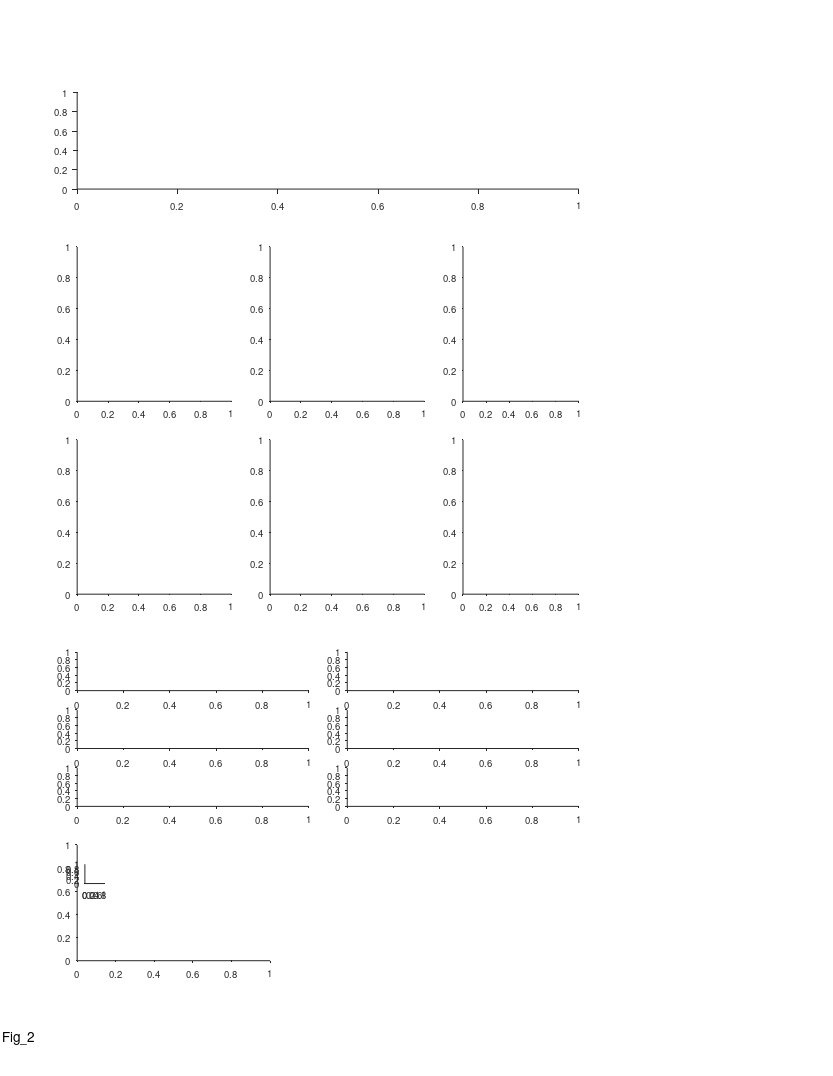

MATLAB code to generate this figure: (Note: this script raises an error after producing the figure.)
%% Replay - Fig 2( new) - replay at single-units level
%%
clear 
clc
close all

%% plotting options
ii_cat = 3; % pooled
params_opt = 11;
seq_examples_list = [ ...FR_peaks_loc
    struct('exp_ID','b0184_d191205', 'ii_dir',1, 'ii_seq', 18, 'ii_FE', 9);...%  FE=2/5/9/18/26/27/31,  best=9
    struct('exp_ID','b0184_d191205', 'ii_dir',1, 'ii_seq', 28, 'ii_FE', 30);...% FE=20/30/31,           best=30
    ];
norm_FR_matrix_per_cell = 1;
undetected_field_cell_ID = 'b0184_d191205_TT12_SS02';
undetected_field_map_ii_dir = 1;
undetected_field_loc = 36.2;

tuning_corr_cell_examples_list = [...
    struct('cell_num',2070, 'ii_dir', 2),... % 1540
    struct('cell_num',2046, 'ii_dir', 1),... % 1017
    struct('cell_num',1297, 'ii_dir', 1),... %  499
    struct('cell_num', 796, 'ii_dir', 1),... %  211
    struct('cell_num',2044, 'ii_dir', 1),... % 1490
    struct('cell_num',2055, 'ii_dir', 1),... % 1020
struct('cell_num', 999, 'ii_dir', 2),... %  1309
struct('cell_num',2181, 'ii_dir', 2),... %  1560
struct('cell_num',1387, 'ii_dir', 2),... %  1379
struct('cell_num',2044, 'ii_dir', 1),... %  1016
struct('cell_num', 525, 'ii_dir', 1),... %    72
struct('cell_num',1607, 'ii_dir', 1),... %   746
    struct('cell_num',2070, 'ii_dir', 1),... %  1022
    struct('cell_num', 752, 'ii_dir', 1),... %   178
    struct('cell_num',1450, 'ii_dir', 2),... %  1395
    struct('cell_num',1406, 'ii_dir', 2),... %  1383
    struct('cell_num',1984, 'ii_dir', 1),... %   853
    struct('cell_num',2055, 'ii_dir', 1),... %  1020
struct('cell_num',1066, 'ii_dir', 2),... %  1329
struct('cell_num',2107, 'ii_dir', 1),... %  1059
struct('cell_num',2046, 'ii_dir', 1),... %  1017
struct('cell_num',1832, 'ii_dir', 1),... %   830
struct('cell_num',2104, 'ii_dir', 2),... %  1552
struct('cell_num',1922, 'ii_dir', 2),... %  1490
    struct('cell_num',1074, 'ii_dir', 2),... %  1331
    struct('cell_num',2148, 'ii_dir', 1),... %  1064
    struct('cell_num',2070, 'ii_dir', 2),... %  1540
    struct('cell_num', 796, 'ii_dir', 1),... %   211
    struct('cell_num', 830, 'ii_dir', 1),... %   216
    struct('cell_num',1680, 'ii_dir', 1),... %   766
struct('cell_num',1738, 'ii_dir', 2),... %  1444
struct('cell_num',2117, 'ii_dir', 2),... %  1554
struct('cell_num',1297, 'ii_dir', 1),... %   499
struct('cell_num',1738, 'ii_dir', 2),... %  1444
struct('cell_num',2117, 'ii_dir', 2),... %  1554
struct('cell_num',1297, 'ii_dir', 1),... %   499
];
panel_d_opt = 6;
tuning_corr_cell_examples_list = tuning_corr_cell_examples_list([1:6]+(panel_d_opt-1)*6);

%% graphics params
spikes_tick_height = 10;

%% define output files
res_dir =  'L:\paper_replay\figures';
mkdir(res_dir)
fig_name_str = 'Fig_2';
fig_caption_str = 'single unit activity during replays';
log_name_str = [fig_name_str '_log_file' '.txt'];
log_name_str = strrep(log_name_str , ':', '-');
log_name_str = strrep(log_name_str , ' ', '_');
log_name_out = fullfile(res_dir, log_name_str);

%% open log file
diary off
diary(log_name_out)
diary on
disp('Log file');
disp(['created: ', datestr(clock)]);
disp('======================================================');
disp([fig_name_str ':' fig_caption_str]);   
disp('======================================================');
disp('');

%% create figure
% figure_size_cm = [21.0 29.7]; % ~A4
figure_size_cm = [21.6 27.9]; % ~US letter
close all
fig = figure;
% Some WYSIWYG options:
set(gcf,'DefaultAxesFontSize',7);
set(gcf,'DefaultAxesFontName','helvetica');
set(gcf,'DefaultAxesUnits','centimeters');
set(gcf,'PaperType','usletter')
% set(gcf,'PaperType','<custom>');
set(gcf,'PaperUnits','centimeters','PaperPosition',[0 0 figure_size_cm]);
set(gcf,'PaperOrientation','portrait');
set(gcf,'Units','centimeters','Position',get(gcf,'paperPosition')+[0 0 0 0]); % position on screen...
set(gcf, 'Renderer', 'painters');
% set(gcf, 'color', 'none');
set(groot, 'defaultAxesColor','None')
set(groot, 'defaultAxesTickDir', 'out');
set(groot,  'defaultAxesTickDirMode', 'manual');
annotation('textbox', [0.5 1 0 0], 'String',fig_name_str, 'HorizontalAlignment','center','Interpreter','none', 'FitBoxToText','on');

% create panels
clear panels

panels{1}(1) = axes('position', [2 23 13 2.5]);
x = [2 7 12];
y = 17.5;
panels{2}(1,1) = axes('position', [x(1) y 4 4]);
panels{2}(1,2) = axes('position', [x(2) y 4 4]);
panels{2}(1,3) = axes('position', [x(3) y 3 4]);
y = 12.5;
panels{2}(2,1) = axes('position', [x(1) y 4 4]);
panels{2}(2,2) = axes('position', [x(2) y 4 4]);
panels{2}(2,3) = axes('position', [x(3) y 3 4]);
x = [2 9];
y = [3 1.5 0]+7;
w = 6;
h = 1.0;
for ii_x = 1:length(x)
    for ii_y = 1:length(y)
        panels{3}(ii_x,ii_y) = axes('position', [x(ii_x) y(ii_y) w h]);
    end
end
panels{3} = panels{3}(:);
x = 2;
y = 3;
panels{4}(1) = axes('position', [x y 5 3]);
panels{4}(2) = axes('position', [x+0.2 y+2 .5 .5]);

% w = 5;
% h = 3;
% x = 3;
% y = 6+[0 4 8 12 12];
% y = flip(y);
% panels{1}(1,1) = axes('position', [x y(1) w h]);
% panels{1}(1,2) = axes('position', [x y(2) w h]);
% panels{1}(1,3) = axes('position', [x y(3) w h]);
% panels{1}(1,4) = axes('position', [x y(4) w h]);
% panels{1}(1,5) = axes('position', [x y(5) w h]);
% x = x + 8;
% panels{1}(2,1) = axes('position', [x y(1) w h]);
% panels{1}(2,2) = axes('position', [x y(2) w h]);
% panels{1}(2,3) = axes('position', [x y(3) w h]);
% panels{1}(2,4) = axes('position', [x y(4) w h]);
% panels{1}(2,5) = axes('position', [x y(5) w h]);
% 
% x = 3;
% y = 5;
% panels{2}(1) = axes('position', [x y w h]);
% panels{2}(2) = axes('position', [x+0.2 y+2 .5 .5]);

total_offset = [0 0];
for ii = 1:length(panels)
    subpanels = panels{ii};
    subpanels = subpanels(:);
    for jj = 1:length(subpanels)
        subpanels(jj).Position([1 2]) = subpanels(jj).Position([1 2]) + total_offset;
    end
end

%%
for ii_ex = 1:length(seq_examples_list)
    
    %% load cells data
    ex = seq_examples_list(ii_ex);
    exp_ID = ex.exp_ID;
    ii_dir = ex.ii_dir;
    ii_seq = ex.ii_seq;
    ii_FE = ex.ii_FE;
    cells_t = DS_get_cells_summary();
    cells_exp_ID = cellfun(@(c)DS_get_exp_ID_from_cell_ID(c),cells_t.cell_ID,'UniformOutput',false);
    TF = string(cells_exp_ID) == string(exp_ID);
    cells_t(~TF,:)=[];
    cells = cellfun(@(c)(cell_load_data(c,'details')), cells_t.cell_ID, 'UniformOutput',1);
    details = [cells.details];
    details(~contains({details.brain_area}, {'CA1','CA3'})) = [];
    details(~ismember([details.ClusterQuality], [2])) = [];
    cells_t = cells_t({details.cell_ID},:);
    cells = cellfun(@(c)cell_load_data(c,'details','signif','inclusion'),cells_t.cell_ID);
    clear cells_t
    inclusion = cat(1,cells.inclusion);
    cells(~[inclusion(:,1).pyr])=[];
    details = [cells.details];
    cells = cellfun(@(c)cell_load_data(c,'details','signif','inclusion','fields','FR_map','replay_FR_map','spikes','FE'),{details.cell_ID});
    inclusion = cat(1,cells.inclusion);
    signif = cat(1,cells.signif);

    %% get relevant cells for map direction
    inclusion_dir = inclusion(:,ii_dir);
    signif_dir = signif(:,ii_dir);
    TF = [inclusion_dir.TF];
    TF = TF & [signif_dir.SI_thr_shuffle];
    TF = TF & [signif_dir.SI_thr_signif];
    cells_dir = cells(TF);
    nCellsDir = length(cells_dir);
    events = cells_dir(1).replay_FR_map.replay_PSTH_all(ii_cat,ii_dir).events;
    seqs = [events.seq_model];

    %% manually add the undetected field 
    for ii_cell = 1:nCellsDir
        if strcmp(cells_dir(ii_cell).details.cell_ID , undetected_field_cell_ID)
            fields = cells_dir(ii_cell).fields{undetected_field_map_ii_dir};
            new_field = fields(1);
            new_field.loc = undetected_field_loc;
            fields(end+1) = new_field;
            [~,sorted_field_locs] = sort([fields.loc],'ascend');
            fields = fields(sorted_field_locs);
            cells_dir(ii_cell).fields{undetected_field_map_ii_dir} = fields;
        end
    end

    %% sort cells for FR plots, according to first field
    first_field_locs_all_cells = [];
    xlimits = [7 75];
    for ii_cell = 1:nCellsDir
        cell = cells_dir(ii_cell);
        cell_fields = cell.fields{ii_dir};
        field_locs = [cell_fields.loc];
        field_locs(field_locs<xlimits(1) | field_locs>xlimits(2)) =  [];
        first_field_locs_all_cells(ii_cell) = field_locs(1);
    end
    [~, sort_cells_IX] = sort(first_field_locs_all_cells,'ascend');
    cells_dir = cells_dir(sort_cells_IX);

    %% choose colors for cells
    clrs = distinguishable_colors(nCellsDir);
%     rng(1);
%     clrs_order = randperm(nCellsDir);
    clrs_order = [1 3 2 4 5];
%     clrs_order = 1:5;
    clrs = clrs(clrs_order,:);

    %% get the relevant seq
    seq = seqs(ii_seq);
    event = events(ii_seq);
    seq_ts = [seq.start_ts seq.end_ts];
    seq_pos = [seq.start_pos seq.end_pos];
    seq_pos_limits = sort(seq_pos,'ascend');


    %% plot cells FR map
    xlimits = [7 75];
    if ii_ex == 1
        axes(panels{1}(1))
        cla reset
        hold on
        for ii_cell = length(cells_dir):-1:1
            cell = cells_dir(ii_cell);
            FR = cell.FR_map(ii_dir).all;
            x = FR.bin_centers;
            y = FR.PSTH;
            IX = x>xlimits(1) & x<xlimits(2);
            y = y./max(y(IX))*1.2;
            y = y + ii_cell*0.2;
            plot(x,y, 'Color', clrs(ii_cell,:),'LineWidth',2);
            text(xlimits(1)-2, ii_cell*0.2, "Cell "+ii_cell, 'FontSize',6, 'HorizontalAlignment','right','Units','data','Color',clrs(ii_cell,:),'FontWeight','bold')
        end
        xlim(xlimits)
        xlabel('Position (m)')
        ylabel('firing rate (norm.)')
        hax=gca;
        hax.XRuler.TickLength(1) = 0.009;
        hax.YRuler.TickLength(1) = 0.007;
        hax.XRuler.TickLabelGapOffset = -2;
        hax.YRuler.TickLabelGapOffset = 1;
        hax.YAxis.Visible = 'off';
    end

    %% plot cells FR map (zoom in to seq_pos)
    axes(panels{2}(ii_ex,3))
    cla reset
    hold on
    for ii_cell = length(cells_dir):-1:1
        cell = cells_dir(ii_cell);
        FR = cell.FR_map(ii_dir).all;
        x = FR.bin_centers;
        y = FR.PSTH;
        IX = x>seq_pos(1) & x<seq_pos(2);
        y = y./max(y(IX))*1;
        y = y + ii_cell*0.2;
        plot(y,x, 'Color', clrs(ii_cell,:),'LineWidth',.5);
    end
    ylim(seq_pos)
    xlabel('firing rate (norm.)')
%     ylabel('Position (m)')
    hax=gca;
    hax.XRuler.TickLength(1) = 0.02;
    hax.YRuler.TickLength(1) = 0.01;
    hax.XRuler.TickLabelGapOffset = -2;
    hax.YRuler.TickLabelGapOffset = 1;
    hax.XAxis.Visible = 'off';

    %% arrange data for plotting
    XX = {};
    YY = {};
    YY2 = {};
    ZZ = {};
    TFTF = {};
    nFieldsInvolved = 0;
    allFieldLocs = [];
    fieldsCellnum = [];
    for ii_cell = 1:nCellsDir
        cell = cells_dir(ii_cell);
        fields = cell.fields{ii_dir};
        if isempty(fields)
            continue;
        end
        fields_edges = cat(1,fields.edges_prc);
        fields_TF = false(size(fields));
        for ii_field = 1:length(fields)
            field_int = fixed.Interval( fields_edges(ii_field,1),fields_edges(ii_field,1) );
            replay_int = fixed.Interval(seq_pos_limits(1),seq_pos_limits(2));
            fields_TF(ii_field) = overlaps(field_int,replay_int);
        end
        fields = fields(fields_TF);
        if isempty(fields)
            continue;
        end
        [~,~,x,~] = get_data_in_ti(cell.spikes.ts, seq_ts);
        if isempty(x)
            continue;
        end
        y = [fields.loc];
        y2 = [1:length(fields)]+nFieldsInvolved;
        nFieldsInvolved = nFieldsInvolved + length(fields);
        z = [fields.width_prc];
        allFieldLocs = [allFieldLocs y];
        fieldsCellnum = [fieldsCellnum ii_cell*ones(1,length(fields))];
        expected_spikes_loc = interp1(seq_ts,seq_pos, x, 'linear');
        
        [X,Y] = meshgrid(x, y);
        [X,Y2] = meshgrid(x, y2);
        [X,Z] = meshgrid(x, z);
        TF = false(size(Y));
        [~,nearest_field_per_spike] = min(abs(Y-expected_spikes_loc),[],1);
        IND = sub2ind(size(TF),nearest_field_per_spike,1:length(x));
        TF(IND) = true;
        
        X = X(:);
        Y = Y(:);
        Y2 = Y2(:);
        Z = Z(:);
        TF = TF(:);
        XX{ii_cell} = X;
        YY{ii_cell} = Y;
        YY2{ii_cell} = Y2;
        ZZ{ii_cell} = Z;
        TFTF{ii_cell} = TF;
    end
    XXX = cat(1,XX{:});
    YYY = cat(1,YY{:});
    YYY2 = cat(1,YY2{:});
    ZZZ = cat(1,ZZ{:});
    TFTFTF = logical(cat(1,TFTF{:}));
    mark_height = interp1([min(ZZZ) max(ZZZ)],[20 50],ZZZ,'linear');

    if isnan(event.rest_ball_num)
        epoch_type = 'sleep';
    else
        epoch_type = 'rest';
    end
    fprintf('epoch type = %s (#%d)\n',epoch_type,event.epoch_num)
    decode = decoding_load_data(exp_ID, epoch_type, params_opt);
    seq_ts_with_margin = seq_ts + [-1 1].*1e6*0.1;
    decode_IX = find(decode.time > seq_ts_with_margin(1) & decode.time < seq_ts_with_margin(2));
    decode_posterior = squeeze(decode.posterior(:,event.state_num,decode_IX));
    decode_time = decode.time(decode_IX);
    decode_pos = decode.pos;

    %% plot seq spikes
%     % this panel is made of two panels: 1) posterior imagesc and 2) spikes
%     axes(panels{2}(ii_ex,1))
%     cla reset
%     hold on
%     imagesc(decode_time, decode_pos, decode_posterior);
%     axis tight
%     hax=gca;
%     hax.Colormap = flip(gray);
%     rescale_plot_data('x',[1e-6 seq_ts(1)])
%     ylimits = seq_pos_limits + [-1 1].*0.1*range(seq_pos_limits);
%     ylim(ylimits);
%     ylabel('Position (m)')
%     title(sprintf('%s dir:%d seq:%d',exp_ID,ii_dir,ii_seq),'Interpreter','none');

    axes(panels{2}(ii_ex,2))
    cla reset
    hold on
    plot(seq_ts, seq_pos, '-r');
    hax=gca;
    hax.Colormap = clrs;
%     hsc = scatter(XXX(~TFTFTF),YYY(~TFTFTF),[],fieldsCellnum(YYY2(~TFTFTF))','|','LineWidth',0.5,'SizeData',mark_height(~TFTFTF));
%     hsc = scatter(XXX(TFTFTF),YYY(TFTFTF),[],fieldsCellnum(YYY2(TFTFTF))','|','LineWidth',2.5,'SizeData',mark_height(TFTFTF));
    hsc = scatter(XXX(~TFTFTF),YYY(~TFTFTF),[],fieldsCellnum(YYY2(~TFTFTF))','|','LineWidth',0.5,'SizeData',spikes_tick_height);
    x = XXX(TFTFTF);
    y = YYY(TFTFTF);
    c = fieldsCellnum(YYY2(TFTFTF))';
    rng_opts = [0 27];
    rng(rng_opts(ii_ex)); % 11 12 16 27 47
    rand_order_IX = randperm(length(x));
    x = x(rand_order_IX);
    y = y(rand_order_IX);
    c = c(rand_order_IX);
    hsc = scatter(x,y,[],c,'|','LineWidth',2,'SizeData',spikes_tick_height);
    ylimits = seq_pos_limits + [-1 1].*0.1*range(seq_pos_limits);
    ylim(ylimits);
    xlim(seq_ts)
    rescale_plot_data('x',[1e-6 seq_ts(1)])
    [rho_pearson, pval_pearson] = corr(XXX,YYY,"type","pearson");
    [rho_spearman, pval_spearman] = corr(XXX,YYY,"type","Spearman");
%     xoffset = 1.05;
%     text(xoffset,0.95,sprintf('r=%.2g',rho_pearson),'Units','normalized');
%     text(xoffset,0.83,sprintf('P=%.2g',pval_pearson),'Units','normalized');
%     text(xoffset,0.60,sprintf('\\rho=%.2g',rho_spearman),'Units','normalized');
%     text(xoffset,0.48,sprintf('P=%.2g',pval_spearman),'Units','normalized');
%     text(xoffset,0.30,sprintf('nFields=%d',nFieldsInvolved),'Units','normalized');
    xlabel('Time (s)','units','normalized','position',[0.5 -0.09]);
    if ii_ex == 1
        title('Spiking during replay');
    end
%     ylabel('Position (m)')
%     hax.Color = 'None';
    hax.XRuler.TickLength(1) = 0.02;
    hax.YRuler.TickLength(1) = 0.01;
    hax.XRuler.TickLabelGapOffset = -2;
    hax.YRuler.TickLabelGapOffset = 1;

    %% plot flight spikes (single flight example)
    axes(panels{2}(ii_ex,1))
    cla reset
    hold on
    x_all = [];
    y_all = [];
    c_all = [];
    for ii_cell = 1:nCellsDir
        cell = cells_dir(ii_cell);
        FE = cell.FE{ii_dir}(ii_FE);
        if ii_cell==1
%             lm = fitlm([FE.pos],[FE.ts]);
%             xlimits = feval(lm,seq_pos);
% %             xlimits = interp1([FE.pos],[FE.ts],seq_pos,'linear','extrap');
%             time_convert_src = xlimits;
%             time_convert_dst = seq_ts;
%             xlimits = seq_ts;
%             x = interp1(time_convert_src,time_convert_dst,[FE.ts], 'linear','extrap');
            x = [FE.ts];
            y = [FE.pos];
            plot(x,y,'k-','LineWidth',0.5,'Color',0.5*[1 1 1]);
            lm = fitlm(y,x);
            xlimits = feval(lm, ylimits);
        end
%         x = interp1(time_convert_src,time_convert_dst, [FE.spikes_ts], 'linear','extrap');
        x = [FE.spikes_ts]';
        y = [FE.spikes_pos]';
        c = clrs(ii_cell,:);
        c = repmat(c,length(x),1);
        x_all = [x_all; x];
        y_all = [y_all; y];
        c_all = [c_all; c];
    end
    rng(4);
    rand_order_IX = randperm(length(x_all));
    x_all = x_all(rand_order_IX);
    y_all = y_all(rand_order_IX);
    c_all = c_all(rand_order_IX,:);
    scatter(x_all,y_all,[], c_all, '|', 'LineWidth',.1, 'SizeData',spikes_tick_height);
    xlim(xlimits)
    ylim(ylimits)
    rescale_plot_data('x',[1e-6 xlimits(1)])
    text(0.05,0.85,"flight #"+ii_FE,'HorizontalAlignment','Left','units','normalized');
    xlabel('Time (s)','units','normalized','position',[0.5 -0.09]);
    ylabel('Position (m)')
    if ii_ex == 1
        title('Spiking during flight');
    end
    hax=gca;
    hax.XRuler.TickLength(1) = 0.02;
    hax.YRuler.TickLength(1) = 0.01;
    hax.XRuler.TickLabelGapOffset = -1.5;
    hax.YRuler.TickLabelGapOffset = 1;

    %% calc firing pattern matrix
    pos_fs = 5000;
    pos_dt = 1/pos_fs;
    pos_t = seq_ts(1) : pos_dt*1e6 : seq_ts(end);
    pos = interp1(seq_ts, seq_pos, pos_t, 'linear');
    bin_size = 0.1;
    ker_SD = 0.5;
    bin_edges = seq_pos_limits(1) : bin_size : seq_pos_limits(end);
    bin_centers = edges2centers(bin_edges);
    bin_centers_time = interp1(seq_pos, seq_ts, bin_centers, 'linear');
    bin_size_time_ms = median(diff(bin_centers_time))*1e-3;
    min_time_spent = 0;
    FR_replay = zeros(nCellsDir, length(bin_centers));
    FR_flight = zeros(nCellsDir, length(bin_centers));
    for ii_cell = 1:nCellsDir
        cell = cells_dir(ii_cell);
        [~,~,spikes_ts,~] = get_data_in_ti(cell.spikes.ts, seq_ts);
        spikes_pos = interp1(seq_ts,seq_pos, spikes_ts,'linear');
        FR_replay(ii_cell,:) = computePSTH(pos,pos_fs,spikes_pos,bin_edges,min_time_spent,ker_SD);
        FR_flight(ii_cell,:) = interp1(cell.FR_map(ii_dir).all.bin_centers, cell.FR_map(ii_dir).all.PSTH, bin_centers, 'linear');
    end
    if norm_FR_matrix_per_cell
        FR_replay = FR_replay ./ max(FR_replay,[],2);
        FR_flight = FR_flight ./ max(FR_flight,[],2);
    end
    [rho_spearman, pval_spearman] = corr(FR_replay(:),FR_flight(:),'type','Spearman','rows','pairwise');
    [rho_pearson, pval_pearson] = corr(FR_replay(:),FR_flight(:),'type','Pearson','rows','pairwise');
    % cell-shuffle
    nShuffle = 1000;
    rho_pearson_shuffles = zeros(1,nShuffle);
    rho_spearman_shuffles = zeros(1,nShuffle);
    for ii_shuffle = 1:nShuffle
        shuffle_IX = randperm(nCellsDir,nCellsDir);
        FR_flight_shuffle = FR_flight(shuffle_IX,:);
        rho_spearman_shuffles(ii_shuffle) = corr(FR_replay(:),FR_flight_shuffle(:),'type','Spearman','rows','pairwise');
        rho_pearson_shuffles(ii_shuffle) = corr(FR_replay(:),FR_flight_shuffle(:),'type','Pearson','rows','pairwise');
    end
    rho_pearson_shuffles_z = (rho_pearson - mean(rho_pearson_shuffles)) / std(rho_pearson_shuffles);
    rho_spearman_shuffles_z = (rho_spearman - mean(rho_spearman_shuffles)) / std(rho_spearman_shuffles);

    %% plot replay firing rate pattern
%     axes(panels{1}(ii_ex,4))
%     cla reset
%     hold on
%     imagesc(bin_centers_time, 1:nCellsDir, FR_replay(sort_cells_IX,:));
%     scatter(bin_centers_time(1)-0.02*range(bin_centers_time), 1:nCellsDir,50,clrs(sort_cells_IX,:),'|','LineWidth',10,'clipping','off')
% %         xlim(seq_ts + [-1 1].*0.05*range(seq_ts))
%     rescale_plot_data('x',[1e-6 seq_ts(1)])
%     yticks(1:nCellsDir)
%     xoffset = 1.05;
%     text(xoffset,0.90,sprintf('r=%.g',rho_pearson),'Units','normalized');
%     text(xoffset,0.80,sprintf('P=%.g',pval_pearson),'Units','normalized');
%     text(xoffset,0.65,sprintf('\\rho=%.g',rho_spearman),'Units','normalized');
%     text(xoffset,0.55,sprintf('P=%.g',pval_spearman),'Units','normalized');
%     text(xoffset,0.30,'shuffle','Units','normalized');
%     text(xoffset,0.18,sprintf('r=%.2g (z)',rho_pearson_shuffles_z),'Units','normalized');
%     text(xoffset,0.05,sprintf('\\rho=%.2g (z)',rho_spearman_shuffles_z),'Units','normalized');
%     ylabel('cell no.')
%     title('Replay firing rate','Units','normalized','Position',[0.5 0.92])
% 
%     %% plot flight firing rate pattern
%     axes(panels{1}(ii_ex,5))
%     cla reset
%     hold on
%     imagesc(bin_centers_time, 1:nCellsDir, FR_flight(sort_cells_IX,:))
%     scatter(bin_centers_time(1)-0.02*range(bin_centers_time), 1:nCellsDir,50,clrs(sort_cells_IX,:),'|','LineWidth',10,'clipping','off')
%     rescale_plot_data('x',[1e-6 seq_ts(1)])
%     xlabel('Time (s)')
%     ylabel('cell no.')
%     yticks(1:nCellsDir)
%     title('Flight firing rate','Units','normalized','Position',[0.5 0.92])

    %% link axes
    linkaxes(panels{2}(ii_ex,:),'y');
%     xlim([0 seq.duration]+ [-1 1].*0.05*seq.duration);
    ylim(seq_pos)
end

%% plot tuning curves in flight vs in replay
for ii_cell = 1:length(tuning_corr_cell_examples_list)
    axes(panels{3}(ii_cell))
    cla reset
    hold on
    cell_num = tuning_corr_cell_examples_list(ii_cell).cell_num;
    ii_dir = tuning_corr_cell_examples_list(ii_cell).ii_dir;
    cell = cell_load_data(cell_num, 'FR_map','replay_FR_map','details');
    exp=exp_load_data(cell.details.exp_ID,'details');
    x = cell.FR_map(ii_dir).all.bin_centers;
    y = cell.FR_map(ii_dir).all.PSTH;
    y = y./max(y);
    plot(x,y,'k-','LineWidth',3);
    x = cell.replay_FR_map.replay_PSTH_all(ii_cat,ii_dir).bin_centers;
    y = cell.replay_FR_map.replay_PSTH_all(ii_cat,ii_dir).PSTH;
    y = y./max(y);
    plot(x,y,'r-','LineWidth',1);
%     title("cell "+cell_num+" dir"+ii_dir)
    hax=gca;
    hax.XRuler.TickLength(1) = 0.02;
    hax.YRuler.TickLength(1) = 0.007;
    hax.XRuler.TickLabelGapOffset = -2;
    hax.YRuler.TickLabelGapOffset = 1;
    switch exp.details.recordingArena
        case '120m'
            xlim([0 135])
        case '200m'
            xlim([0 200])
    end
    ylim([0 1])
    xticks(0:50:200)
    yticks([0 1])
    text(0.01,1.2,sprintf("cell %d dir %d",cell_num,ii_dir),'units','normalized','FontSize',6.5);
    if ii_cell==5 || ii_cell==6
        xlabel('Position (m)','Units','normalized','position',[0.5 -0.43])
    end
    if ii_cell == 5
        ylabel('Firing rate (norm.)','Units','normalized','position',[-0.1 2])
    end
    if ii_cell == 1
        x = 100+[0 6];
        y = [0.8 1.05];
        plot(x,y([2 2]), 'k-','LineWidth', 3,'Clipping','Off');
        plot(x,y([1 1]), 'r-','LineWidth', 1,'Clipping','Off');
        text(x(2)+2, y(2), 'Flight','HorizontalAlignment','left','FontSize',7,'VerticalAlignment','middle')
        text(x(2)+2, y(1), 'Replay','HorizontalAlignment','left','FontSize',7,'VerticalAlignment','middle')
    end
end

%% single unit FR corr hist
axes(panels{4}(1))
cla reset
hold on
FR_corr = load("E:\Tamir\work\PROJECTS\LargeScale\paper_replay\figures\single_unit_replay_tuning_corr.mat");
histogram(cat(1,FR_corr.ccc_data{:}),'FaceColor',0.35*[1 1 1],'normalization','pdf','NumBins',21,'EdgeColor','k','LineWidth',1);
histogram(cat(1,FR_corr.ccc_shuffle{:}),'EdgeColor','k','DisplayStyle','Stairs','normalization','pdf','LineWidth',1.5);
xlim([-1 1])
xlabel({'Correlation of firing rate maps';'during flight vs. during replay'})
ylabel('Probability density')
hax=gca;
hax.XRuler.TickLength(1) = 0.02;
hax.YRuler.TickLength(1) = 0.007;
hax.XRuler.TickLabelGapOffset = -2;
hax.YRuler.TickLabelGapOffset = 1;

%% add legend
axes(panels{4}(2))
cla reset
hold on
axis off
axis equal
patch([0 0 1 1],[0 1 1 0], 0.35*[1 1 1],'EdgeColor','k');
plot([0 1],[1 1].*2, 'k-','LineWidth',1.5)
text(1.5,0.5, 'Data','FontSize',7)
text(1.5,2, 'Shuffle','FontSize',7)
axis ij

%% add panel letters
font_size = 11;
axes(panels{1}(1))
text(-0.07,1.0, 'a', 'Units','normalized','FontWeight','bold','FontSize',font_size);

axes(panels{2}(1,1))
text(-0.2,1.1, 'b', 'Units','normalized','FontWeight','bold','FontSize',font_size);
axes(panels{2}(2,1))
text(-0.2,1.1, 'c', 'Units','normalized','FontWeight','bold','FontSize',font_size);

axes(panels{3}(1,1))
text(-0.15,1.12, 'd', 'Units','normalized','FontWeight','bold','FontSize',font_size);

axes(panels{4}(1))
text(-0.2,1.1, 'e', 'Units','normalized','FontWeight','bold','FontSize',font_size);

%%
fig_name = sprintf('%s_ex_1_FE_%d_ex_2_FE_%d', ...
    fig_name_str, ...
    seq_examples_list(1).ii_FE,...
    seq_examples_list(2).ii_FE)
fig_name = sprintf('%s_panel_d_opt_%d',fig_name,panel_d_opt)
file_out = fullfile(res_dir, fig_name);
print(gcf, file_out, '-dpdf', '-cmyk', '-painters');
disp('figure saved!')

%%
